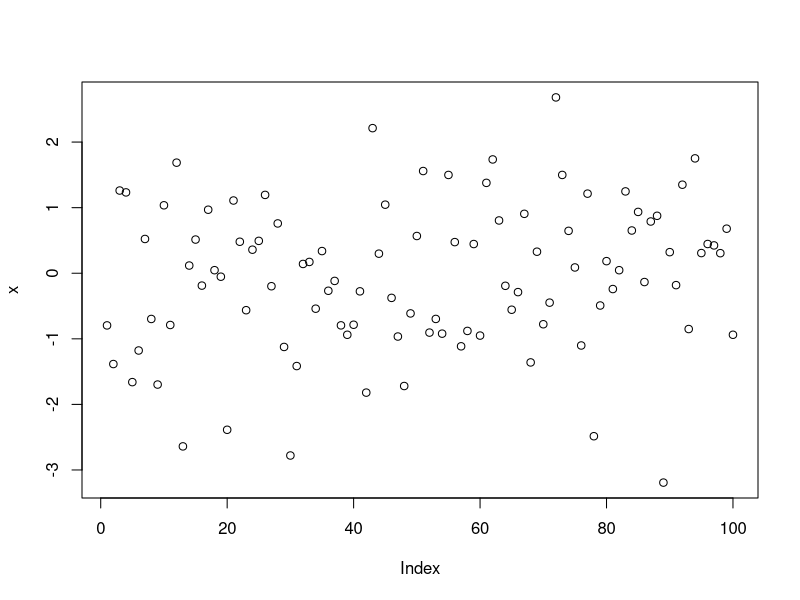

R code for this plot:
## ---- chunk 1
n = 100
n
x = rnorm(n)
plot(x)
## ---- chunk 2
head(iris)
## ---- chunk 3
knitr::kable(head(iris))
